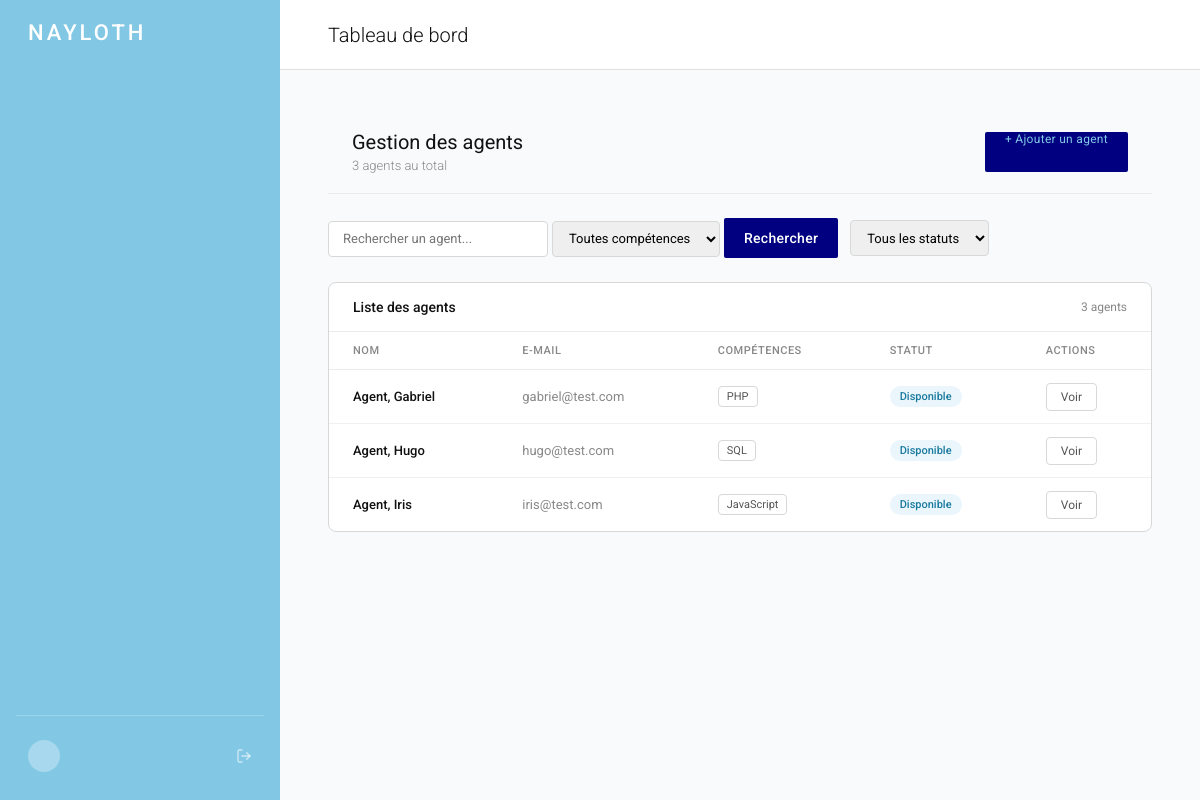
The page /public/Agents on the database its author committed.
### tables this page shows
CREATE TABLE `user` (
    `id_user` CHAR(36) NOT NULL,
    `prenom` VARCHAR(100) NOT NULL,
    `nom` VARCHAR(100) NOT NULL,
    `email` VARCHAR(255) NOT NULL,
    `pwd` CHAR(60) NOT NULL,
    `u_role` ENUM('admin', 'manager', 'agent') NOT NULL,
    PRIMARY KEY (`id_user`)
) CHARSET = utf8mb4;

### app/controllers/read_agent.php (called while the page is built, shortened)
<?php
require_once __DIR__ . '/../models/agent_model.php';
$search = trim($_GET['q'] ?? '');
$competence = trim($_GET['competence'] ?? '');
$raw = getAllAgents($search, $competence);
$agents = [];
foreach ($raw as $row) {
    $id = $row['id_user'];
    if (!isset($agents[$id])) {
        $agents[$id] = [
            'id_user'     => $id,
            'nom'         => $row['nom'],
            'prenom'      => $row['prenom'],
            'email'       => $row['email'],
            'statut'      => 'Disponible',
            'competences' => []
        ];
    }
    if ($row['competence']) {
        $agents[$id]['competences'][] = $row['competence'];
    }
}
$searchTerm = $search;
require_once __DIR__ . '/../views/list_agent.php';

### app/core/router.php (called while the page is built, shortened)
<?php
class Router
{
    private array $routes;
    public function __construct(array $routes)
    {
        $this->routes = $routes;
    }
    public function dispatch(): void
    {
        $method = $_SERVER['REQUEST_METHOD'];
        $uri = str_replace('/NAYLOTH/public', '', parse_url($_SERVER['REQUEST_URI'], PHP_URL_PATH));
        $uri = rtrim($uri, '/') ?: '/';
        $controllerFile = $this->routes[$method][$uri];
        $controllerPath = __DIR__ . '/../controllers/' . $controllerFile;
        require_once $controllerPath;
    }
}

### public/index.php (called while the page is built, shortened)
<?php
require_once __DIR__ . '/../config/route.php';
require_once __DIR__ . '/../app/core/Router.php';
$router = new Router($routes);
$router->dispatch();

### app/models/agent_model.php (called while the page is built, shortened)
<?php
require_once __DIR__ . "/db_connect.php";
function getAllAgents(string $search = '', string $competence = ''): array
{
    global $db;
    $base = "
        SELECT u.id_user, u.prenom, u.nom, u.email,
               c.nom AS competence
        FROM `user` u
        LEFT JOIN `agent_competence` ac ON ac.agent_id = u.id_user
        LEFT JOIN `competence` c ON c.id_competence = ac.competence_id
        WHERE u.u_role = 'agent'";
    $params = [];
    $stmt = $db->prepare($base);
    $stmt->execute($params);
    return $stmt->fetchAll(PDO::FETCH_ASSOC);
}

### app/views/list_agent.php (the view, shortened to what this page needs)
<?php require_once __DIR__ . '/layout/header.php'; ?>
<div class="list-page">
  <div class="list-header">
    <div>
      <div class="list-title">Gestion des agents</div>
      <div class="list-subtitle"><?= count($agents) ?> agents au total</div>
    </div>
    <a href="/NAYLOTH/public/ajouter_agent" class="btn-primary">+ Ajouter un agent</a>
  </div>
  <div class="list-filters">
    <form action="/NAYLOTH/public/Agents" method="get" class="search-form">
      <input type="text" name="q" class="filter-search" placeholder="Rechercher un agent..." value="<?= htmlspecialchars($searchTerm ?? '') ?>" />
      <select name="competence" class="filter-select">
        <option value="">Toutes compétences</option>
      </select>
      <button type="submit" class="btn-primary">Rechercher</button>
    </form>
    <select class="filter-select">
      <option>Tous les statuts</option>
    </select>
  </div>
  <div class="list-card">
    <div class="list-card-header">
      <span class="list-card-title">Liste des agents</span>
      <span class="list-card-count"><?= count($agents) ?> agents</span>
    </div>
    <table class="list-table">
      <thead>
        <tr>
          <th>Nom</th>
          <th>E-mail</th>
          <th>Compétences</th>
          <th>Statut</th>
          <th>Actions</th>
        </tr>
      </thead>
      <tbody>
        <?php foreach ($agents as $agent): ?>
        <tr>
          <td class="agent-name"><?= htmlspecialchars($agent['nom'] . ', ' . $agent['prenom']) ?></td>
          <td class="agent-email"><?= htmlspecialchars($agent['email']) ?></td>
          <td>
            <?php foreach ($agent['competences'] as $comp): ?>
              <span class="tag"><?= htmlspecialchars($comp) ?></span>
            <?php endforeach; ?>
          </td>
          <td>
            <span class="badge <?= $agent['statut'] === 'Disponible' ? 'badge-dispo' : 'badge-assigned' ?>">
              <?= $agent['statut'] ?>
            </span>
          </td>
          <td>
            <a href="/NAYLOTH/public/profil_agent?id=<?= $agent['id_user'] ?>" class="btn-voir">Voir</a>
          </td>
        </tr>
        <?php endforeach; ?>
      </tbody>
    </table>
  </div>
</div>
<?php require_once __DIR__ . '/layout/footer.php'; ?>

### assets/css/style.css (style rules this page uses)
* { box-sizing: border-box; margin: 0; padding: 0; }
body { font-family: 'Roboto', Arial, sans-serif; background: #F9FAFB; color: #111111; height: 100vh; overflow: hidden; }
.btn-primary { height: 40px; padding: 0 20px; background: #000080; color: #ffffff; border: none; border-radius: 2px; font-size: 14px; font-weight: 500; cursor: pointer; font-family: inherit; letter-spacing: 0.3px; text-decoration: none; transition: opacity 0.2s; }
.list-card { background: #ffffff; border: 0.5px solid #d8d8d8; border-radius: 8px; display: flex; flex-direction: column; }
.list-header { padding: 20px 24px; border-bottom: 0.5px solid #ebebeb; display: flex; justify-content: space-between; align-items: center; }
.list-header a { font-size: 12px; color: #82C8E5; text-decoration: none; font-weight: 400; }
.list-page { display: flex; flex-direction: column; gap: 24px; }
.list-title { font-size: 20px; font-weight: 400; color: #111111; }
.list-subtitle { font-size: 13px; color: #888888; font-weight: 300; margin-top: 4px; }
.list-filters { display: flex; gap: 12px; align-items: center; }
.filter-search { height: 36px; border: 0.5px solid #d8d8d8; border-radius: 4px; padding: 0 14px; font-size: 13px; font-family: inherit; outline: none; width: 220px; }
.filter-select { height: 36px; border: 0.5px solid #d8d8d8; border-radius: 4px; padding: 0 12px; font-size: 13px; font-family: inherit; outline: none; cursor: pointer; }
.list-card-header { display: flex; justify-content: space-between; align-items: center; padding: 16px 24px; border-bottom: 0.5px solid #ebebeb; }
.list-card-title { font-size: 14px; font-weight: 500; }
.list-card-count { font-size: 12px; color: #888888; }
.list-table { width: 100%; border-collapse: collapse; }
.list-table thead tr { border-bottom: 0.5px solid #ebebeb; }
.list-table th { padding: 12px 24px; font-size: 11px; font-weight: 500; color: #888888; text-transform: uppercase; letter-spacing: 0.5px; text-align: left; }
.list-table td { padding: 16px 24px; font-size: 13px; border-bottom: 0.5px solid #f0f0f0; }
.list-table tr:last-child td { border-bottom: none; }
.agent-name { font-weight: 500; color: #111111; }
.agent-email { color: #888888; }
.tag { display: inline-block; padding: 3px 8px; border: 0.5px solid #d8d8d8; border-radius: 4px; font-size: 11px; color: #555555; margin-right: 4px; }
.badge-dispo { display: inline-block; padding: 4px 10px; border-radius: 12px; font-size: 11px; font-weight: 500; background: #EAF6FC; color: #1a7a9e; }
.btn-voir { padding: 6px 14px; border: 0.5px solid #d8d8d8; border-radius: 4px; font-size: 12px; color: #555555; text-decoration: none; transition: all 0.2s; }

### rows shown on the page
user: nom+prenom "Agent, Gabriel", email "gabriel@test.com", comp "PHP", statut "Disponible"
user: nom+prenom "Agent, Hugo", email "hugo@test.com", comp "SQL", statut "Disponible"
user: nom+prenom "Agent, Iris", email "iris@test.com", comp "JavaScript", statut "Disponible"

### other values the page prints
$page_title "Tableau de bord"
count($agents) "3"
